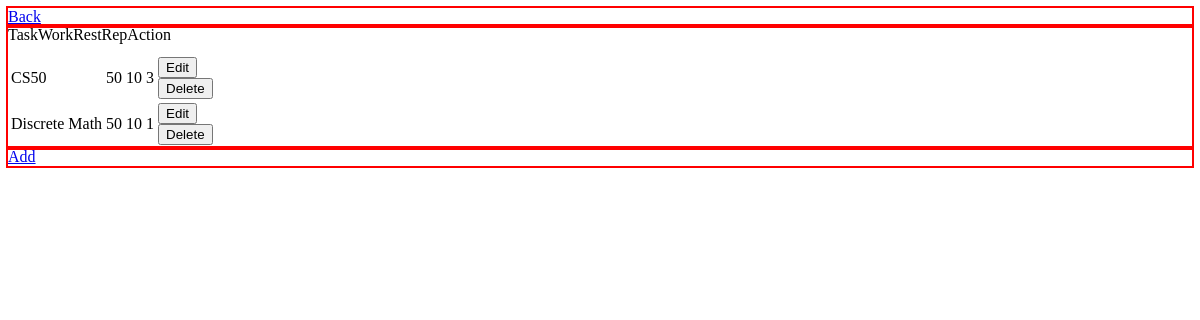
/tasks, run on an earlier commit of the app's database.
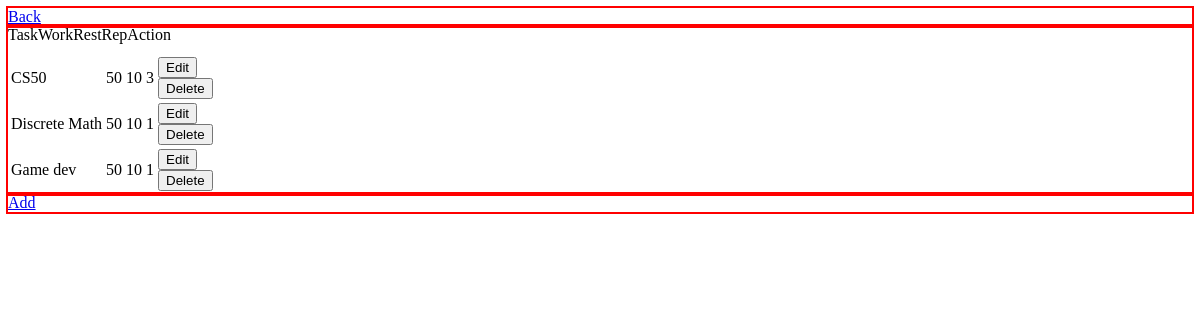
And on a later commit of the database.
### tables this page shows
CREATE TABLE tasks (id INTEGER PRIMARY KEY AUTOINCREMENT NOT NULL, name TEXT NOT NULL, work_time INTEGER NOT NULL, rest_time INTEGER DEFAULT NULL, repetition INTEGER DEFAULT 1);

### app.py (the view)
@app.route("/tasks")
def tasks():
    tasks = db.execute("SELECT * FROM tasks")
    return render_template("tasks.html", tasks=tasks)

### app.py (called while the page is built)
@app.after_request
def after_request(response):
    response.headers["Cache-Control"] = "no-cache, no-store, must-revalidate"
    response.headers["Expires"] = 0
    response.headers["Pragma"] = "no-cache"
    return response

### templates/tasks.html (shortened to what this page needs)
{% extends "layout.html" %}
{% block body %}
<div class="top">
    <a href="/">Back</a>
</div>
<div class="middle">
    <table>
        <thead>
        </thead>
        <tbody>
            {% for task in tasks %}
                <tr>
                    <td>{{ task.name }}</td>
                    <td>{{ task.work_time }}</td>
                    <td>{{ task.rest_time }}</td>
                    <td>{{ task.repetition }}</td>
                    <td>
                        <form action="/edit" method="get">
                            <button>Edit</button>
                        </form>
                        <form action="/delete" method="get">
                            <button>Delete</button>
                        </form>
                    </td>
                </tr>
            {% endfor %}
        </tbody>
    </table>
</div>
<div class="bottom">
    <a href="/add">Add</a>
</div>
{% endblock %}

### templates/layout.html (shortened to what this page needs)
<!DOCTYPE html>
<html lang="en">
<head>
    <link href="/static/styles.css" rel="stylesheet">
</head>
<body>
    {% block body %}{% endblock %}
</body>
</html>

### static/styles.css (style rules this page uses)
div { outline: 2px solid red; }

What changed in the data, as far as the page shows it:
added tasks: name "Game dev", work_time "50", rest_time "10", repetition "1"
